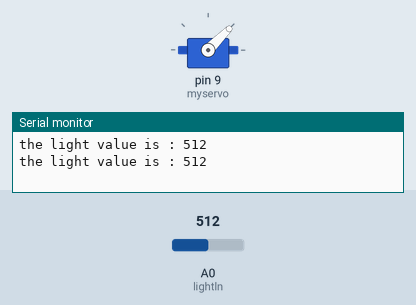
Bench run of a sketch on a simulated Arduino Uno, built with avr-gcc and run on an emulated ATmega328P. Parts: servo, the last lines printed to the serial monitor. Inputs (shaded band) come from the test bench; at power-on: A0 (lightln) = 512.

Above: at 31.57 s.
31.6 s: A0 (lightln) set to 290
At 32.77 s:
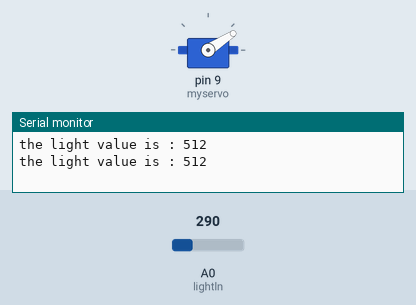
45.1 s: A0 (lightln) set to 306
At 45.38 s:
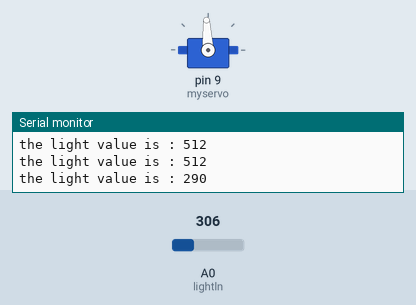
58.6 s: A0 (lightln) set to 170
At 58.89 s:
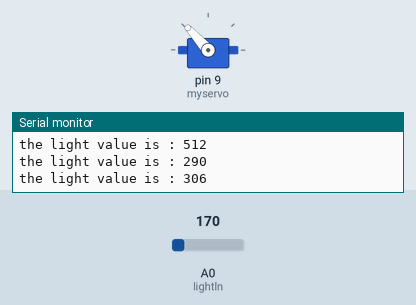
Timing chart, 0 to 78.1 s (numbered marks = the images above; inputs shaded):
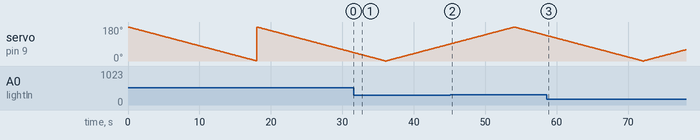

The sketch:

12.ino
```cpp
#include <Servo.h>
Servo myservo;
int lightln = A0;
int value = 0;
void setup() {
  Serial.begin(9600);
  myservo.attach(9);
  myservo.write(0);
}

void loop() {
  Serial.print("the light value is : ");
    int lightValue = analogRead(lightln);
    Serial.println(lightValue);

    if (lightValue < 300) {    //밝기가 밝으면
        myservo.write(0);
        for(value = 0; value < 180; value += 1) {
            myservo.write(value);
            delay(100);
          }
      } else {                 //어두우면
          myservo.write(180);
        for(value = 180; value > 0; value -= 1) {
            myservo.write(value);
            delay(100);
          }
      }
}
```
